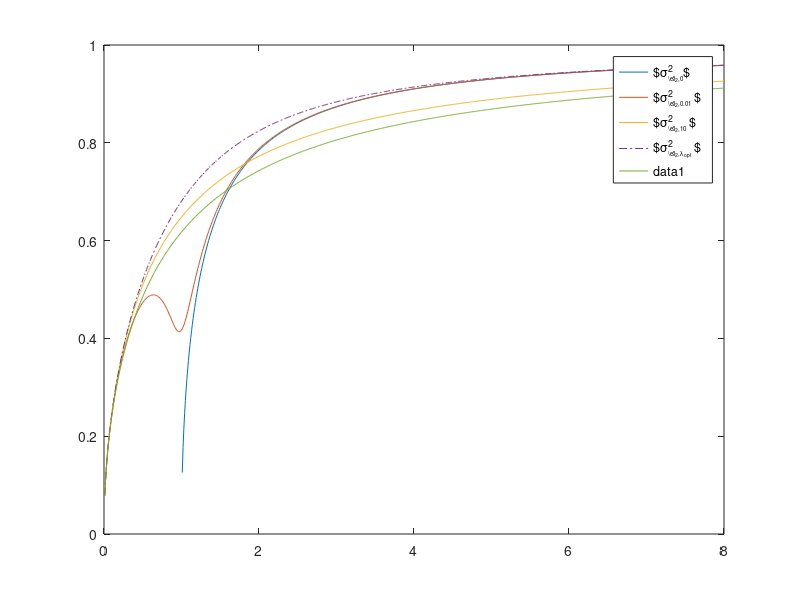

The MATLAB source for this figure:
%% unregularized %% z =E[SY]
deltas = 1.01:.01:8; % 
deltasreg = [.01:0.01:8]; % delta for the regularized case
lambda = 0 ; % regularizer
z = 0.785191; % E[SY]
sigmaunreg = zeros (size(deltas));
sigmaunreg = (1-deltas*z^2)./(2*deltas*z^2)+ (2+deltas.*(2+lambda+z^2*((2+lambda)*deltas-6)))./(2*z^2*deltas.*sqrt(4+4*deltas*(lambda-2)+(deltas.^2)*(lambda+2)^2));
plot(deltas,1./sqrt(1+sigmaunreg));
hold on

%% regularized
lambdas = [.01,10];
for lambda = lambdas
sigmas = zeros (size(deltasreg));
sigmas = (1-deltasreg*z^2)./(2*deltasreg*z^2)+ (2+deltasreg.*(2+lambda+z^2*((2+lambda)*deltasreg-6)))./(2*z^2*deltasreg.*sqrt(4+4*deltasreg*(lambda-2)+(deltasreg.^2)*(lambda+2)^2));
plot(deltasreg,1./sqrt(1+sigmas));
hold on
end



%% la-tuned LS for Signed-model
sigmaLS = zeros(size(deltasreg));
sigmaLS = (1-deltasreg*z^2+sqrt((1+deltasreg*z^2).^2-4*deltasreg*z^4))./(2*deltasreg*z^2);
plot(deltasreg,1./sqrt(1+sigmaLS),'-.');
hold on
%%
legend ('$\sigma_{_{\ell_2,0}}^2$ ', '$\sigma_{_{\ell_2,0.01}}^2 $','$\sigma_{_{\ell_2,10}}^2 $' ,'$\sigma_{_{\ell_2,\lambda_{\rm opt}}}^2 $')
sigav=1./deltasreg/(z^2);
plot (deltasreg,1./sqrt(1+sigav));
